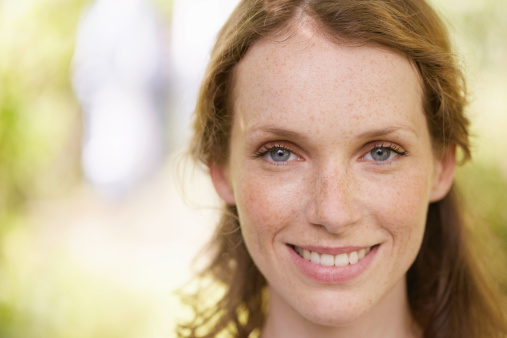
#> input picture Face Detection/face-smile.jpg, 507 x 338 px
$ python ImageFaceDetection.py
#> lines starting #> are read from the running program, lines starting #| are printed output that depends on the picture; after the words box and inside, x2 and y2 are one past the last pixel; in counts of white or black regions, pixels touching at a corner belong together
"""
Email: siddharthchandragzb@gmail.com
"""

# Library Imports
import cv2
import numpy as np

# Class FaceDetect

class FaceDetect(object):
    """ This class will contains methods like detectEyes, detectFace and detectSmile """

    def __init__(self, imageName):
#> called with imageName = 'face-smile.jpg'
        self.img = cv2.imread(imageName, cv2.IMREAD_COLOR)
#> self.img is the input picture: shape (338, 507, 3); mean B, G, R 144.8, 174.6, 196.8
        self.__grayimg = cv2.cvtColor(self.img, cv2.COLOR_BGR2GRAY)

    def detectFace(self, cascade = "./cascades/haarcascade_frontalface_default.xml", window = "Faces"):
        """ This will draw green rectangle over the detected face """
#> called with window = 'Faces'

        face_cascade = cv2.CascadeClassifier(cascade)
        faces = face_cascade.detectMultiScale(self.__grayimg, 1.3, 5)
        img = self.img.copy()
        for (x,y,w,h) in faces:
            img = cv2.rectangle(img, (x, y), (x+w, y+h), (0,255,0), 2)
#> this loop made 1 pass
#> pass 1, in detectFace, `img = cv2.rectangle(img, (x, y), (x+w, y+h), (0,255,0), 2)`:
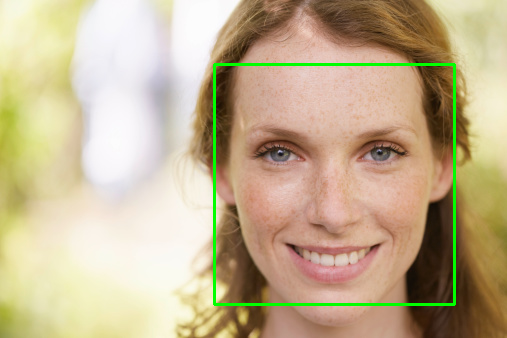
#> img: shape (338, 507, 3); 1.68% of pixels changed, all inside (x1, y1, x2, y2) = (213, 63, 456, 306)

        cv2.namedWindow(window)
        cv2.imshow(window, img)
        cv2.waitKey(0)
        cv2.destroyAllWindows()

        return None

    def detectEyes(self, cascade = "./cascades/haarcascade_eye.xml", window = "Eyes", face = False):
        """ This will draw rectangle over eyes detected, will draw over face also if face variable set to True """
#> called with cascade = './cascades/haarcascade_eye.xml', window = 'Eyes', face = False

        face_cascade = cv2.CascadeClassifier("./cascades/haarcascade_frontalface_default.xml")
        faces = face_cascade.detectMultiScale(self.__grayimg, 1.3, 5)
        eye_cascade = cv2.CascadeClassifier(cascade)
        img = self.img.copy()
        for (x,y,w,h) in faces:
            if face:
                img = cv2.rectangle(img, (x, y), (x+w, y+h), (255, 0, 0), 2)

            ROI = self.__grayimg[y:y+h, x:x+w].copy()

            eyes = eye_cascade.detectMultiScale(ROI, 1.03, 5, 0, (30, 30))

            for (ex,ey,ew,eh) in eyes:
                img = cv2.rectangle(img, (x+ex,y+ey), (x+ex+ew,y+ey+eh), (0,255,0), 2)
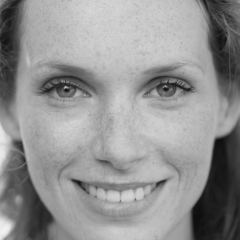
#> ROI: shape (240, 240); min 13, max 242, mean 146.8
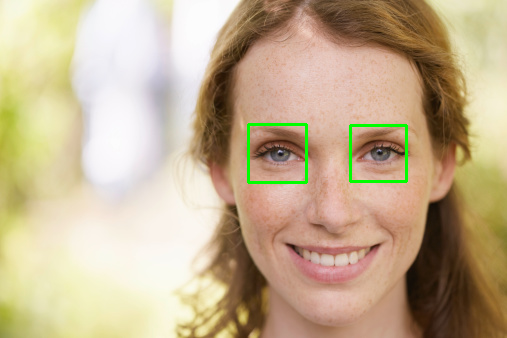
#> img: shape (338, 507, 3); 0.79% of pixels changed, all inside (x1, y1, x2, y2) = (247, 123, 408, 184)

        cv2.namedWindow(window)
        cv2.imshow(window, img)
        #cv2.imshow("roi", ROI)
        cv2.waitKey(0)
        cv2.destroyAllWindows()

        return None

    def detectSmile(self, cascade = "./cascades/haarcascade_smile.xml", window = "Simle"):
        """ This will draw rectangle over smiling face """
#> called with cascade = './cascades/haarcascade_smile.xml', window = 'Simle'

        face_cascade = cv2.CascadeClassifier("./cascades/haarcascade_frontalface_default.xml")
        faces = face_cascade.detectMultiScale(self.__grayimg, 1.3, 5)
        eye_cascade = cv2.CascadeClassifier("./cascades/haarcascade_eye.xml")
        smile_cascade = cv2.CascadeClassifier(cascade)
        img = self.img.copy()

        for (x,y,w,h) in faces:

            ROI = self.__grayimg[y:y+h, x:x+w].copy()
            eyes = eye_cascade.detectMultiScale(ROI, 1.03, 5, 0, (30,30))

            for (ex,ey,ew,eh) in eyes:

                ROI2 = ROI[ey+eh:ey+h, ex:ex+w]

                smiles = smile_cascade.detectMultiScale(ROI2, 1.03, 5, 0, (60,60))

                for (sx,sy,sw,sh) in smiles:
                    # Smile area is on face and below eyes
                    img = cv2.rectangle(img, (x+ex+sx,y+eh+ey+sy), (x+ex+sx+sw,y+eh+ey+sy+sh), (0,255,0), 2)
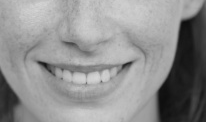
#> ROI2: shape (122, 206); min 13, max 213, mean 143.6
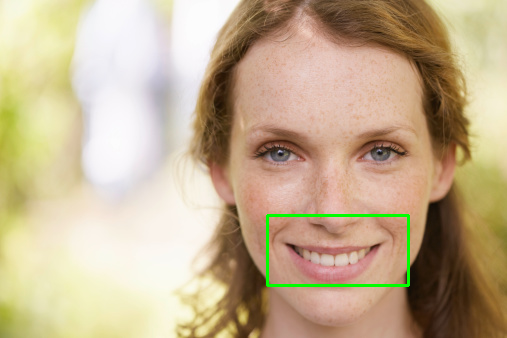
#> img: shape (338, 507, 3); 0.74% of pixels changed, all inside (x1, y1, x2, y2) = (266, 214, 410, 287)

        cv2.namedWindow(window)
        cv2.imshow(window, img)
        #cv2.imshow("roi", ROI2)
        cv2.waitKey(0)
        cv2.destroyAllWindows()

        return None

    @property
    def grayimg(self):
        return self.__grayimg


if __name__ == "__main__":

    detect = FaceDetect("face-smile.jpg")
    detect.detectFace()
    detect.detectEyes()
    detect.detectSmile()
    detect.detectEyes(face = True)
#> call 2 of detectEyes, with cascade = './cascades/haarcascade_eye.xml', window = 'Eyes', face = True
#> the loop in detectEyes (call 2), `for (x,y,w,h) in faces:` made 1 pass
#> pass 1, in detectEyes (call 2), `img = cv2.rectangle(img, (x, y), (x+w, y+h), (255, 0, 0), 2)`:
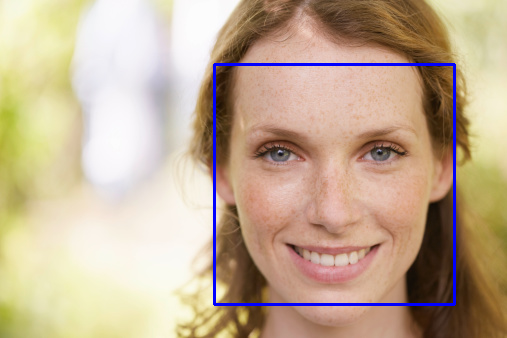
#> img: shape (338, 507, 3); 1.68% of pixels changed, all inside (x1, y1, x2, y2) = (213, 63, 456, 306)
#> after the loop in detectEyes (call 2), `for (x,y,w,h) in faces:`:
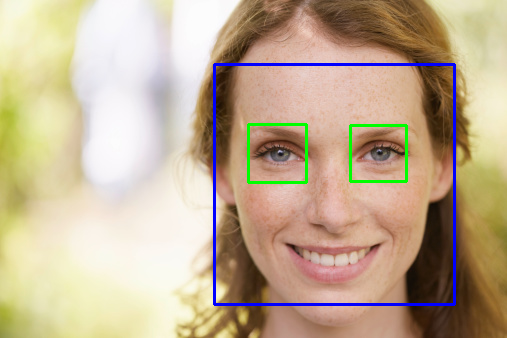
#> img: shape (338, 507, 3); 0.79% of pixels changed, all inside (x1, y1, x2, y2) = (247, 123, 408, 184)
    gray = detect.grayimg
    print(gray)
